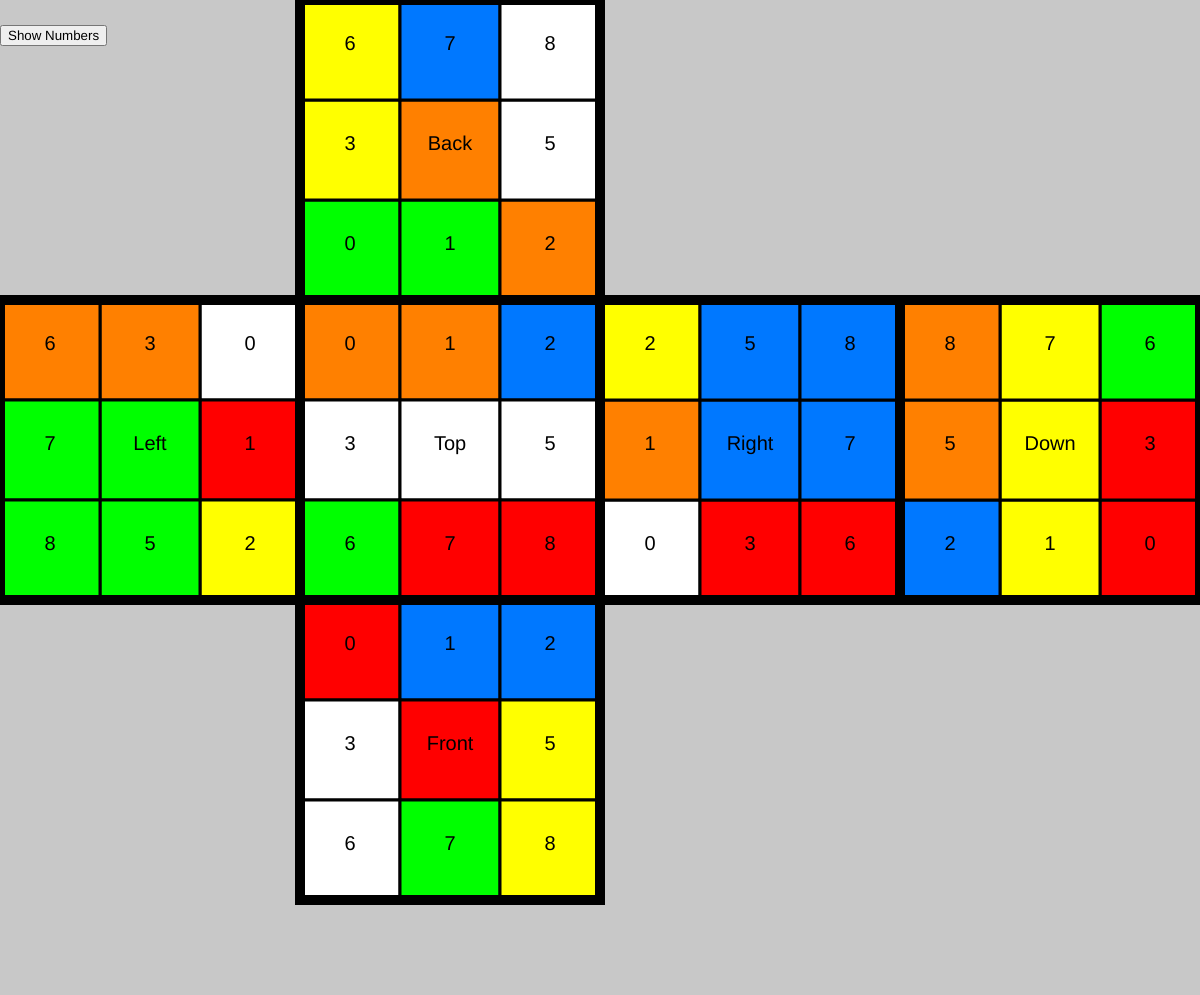
Frame 1 (no input)
Frame 60 (no input): identical to frame 1, image omitted
Frame 120 (the mouse pressed at the canvas centre since frame 60): identical to frame 1, image omitted

The p5.js sketch that drew this single still picture (run headless with seeded random() and noise() and a simulated clock; from frame 60 on, the mouse is pressed at the canvas centre):

// p5.js sketch
// ── sketch.js
var sqrWidth;
squares = [];
var csvData = [2,3,3,0,2,1,0,5,1,4,4,3,0,0,0,5,2,2,5,5,4,1,4,0,1,3,0,2,1,3,2,1,4,5,1,4,0,4,1,2,3,3,2,3,3,0,2,1,4,5,5,4,5,5];
var red;
var showNumbers = true;

class Square{
	constructor(width,x,y,col){
		this.width = width;
		this.x = x;
		this.y = y;
		this.col = col;
		this.num;
	}
	
	show(){
		rectMode(CORNER);
		fill(this.col);
		noStroke();
		if(this.num >= 0){stroke(0);}
		rect(this.x,this.y,this.width,this.width);
		textSize(20);
		if(showNumbers == true && this.num >= 0){
			textAlign(CENTER);
			fill(0);
			noStroke();
			if (this.num == 4){
				if(this.col == orange){
					text("Back" , this.x + (this.width/2), this.y + (this.width/2));
				}
				if(this.col == red){
					text("Front" , this.x + (this.width/2), this.y + (this.width/2));
				}
				if(this.col == yellow){
					text("Down" , this.x + (this.width/2), this.y + (this.width/2));
				}
				if(this.col == blue){
					text("Right" , this.x + (this.width/2), this.y + (this.width/2));
				}
				if(this.col == white){
					text("Top" , this.x + (this.width/2), this.y + (this.width/2));
				}
				if(this.col == green){
					text("Left" , this.x + (this.width/2), this.y + (this.width/2));
				}
			}else{
				text(this.num + "" , this.x + (this.width/2), this.y + (this.width/2));
			}
		}
	}
	
	change(newCol,num){
		this.num = num;
		this.col = color(newCol);
		stroke(0);
		strokeWeight(3);
		this.show();
		noStroke();
		
	}
}

function setup() {
	/*
	var button = createButton("Add CSV Data");
	button.mousePressed(function(){var data = prompt(); csvData = data; console.log(data);makeSquares();});
	button.position(0,0);
	*/
	var button = createButton("Show Numbers");
	button.mouseClicked(function(){if(showNumbers == false){showNumbers = true}else{showNumbers = false}makeSquares();});
	button.position(0,25);
	
	
	createCanvas(windowWidth,windowHeight-5);
	background(255);
	noStroke();
	frameRate(60);
	
	red = color(255,0,0);
	yellow = color(255,255,0);
	green = color(0,255,0);
	blue = color(0,120,255);
	orange = color(255,128,0);
	white = color(255);
	makeSquares();
	
	
	
	
}

function makeSquares(){
	//finds maximum square width;
	var maxWidthX = windowWidth/12;
	var maxWidthY = windowHeight/9;
	if(maxWidthX <= maxWidthY){sqrWidth = maxWidthX}else{sqrWidth = maxWidthY}
	
	var squaresX = int(windowWidth/sqrWidth);
	var squaresY = int(windowHeight/sqrWidth);
	for(var i = 0; i<squaresX; i++){
		squares[i] = [];
		for(var j = 0; j<squaresY; j++){
			squares[i][j] = new Square(sqrWidth, i*sqrWidth, j*sqrWidth, 200);
			squares[i][j].show();
		}
	}
	
	
	//front
	newSquare(3,6,0,0);
	newSquare(4,6,1,1);
	newSquare(5,6,2,2);
	newSquare(3,7,3,3);
	newSquare(4,7,4,4);
	newSquare(5,7,5,5);
	newSquare(3,8,6,6);
	newSquare(4,8,7,7);
	newSquare(5,8,8,8);
	
	//top
	newSquare(3,3,9,0);
	newSquare(4,3,10,1);
	newSquare(5,3,11,2);
	newSquare(3,4,12,3);
	newSquare(4,4,13,4);
	newSquare(5,4,14,5);
	newSquare(3,5,15,6);
	newSquare(4,5,16,7);
	newSquare(5,5,17,8);
	
	//back
	newSquare(3,2,18,0);
	newSquare(4,2,19,1);
	newSquare(5,2,20,2);
	newSquare(3,1,21,3);
	newSquare(4,1,22,4);
	newSquare(5,1,23,5);
	newSquare(3,0,24,6);
	newSquare(4,0,25,7);
	newSquare(5,0,26,8);
	
	//bottom
	newSquare(11,5,27,0);
	newSquare(10,5,28,1);
	newSquare(9,5,29,2);
	newSquare(11,4,30,3);
	newSquare(10,4,31,4);
	newSquare(9,4,32,5);
	newSquare(11,3,33,6);
	newSquare(10,3,34,7);
	newSquare(9,3,35,8);
	
	//right
	newSquare(6,5,36,0);
	newSquare(6,4,37,1);
	newSquare(6,3,38,2);
	newSquare(7,5,39,3);
	newSquare(7,4,40,4);
	newSquare(7,3,41,5);
	newSquare(8,5,42,6);
	newSquare(8,4,43,7);
	newSquare(8,3,44,8);
	
	//left
	newSquare(2,3,45,0);
	newSquare(2,4,46,1);
	newSquare(2,5,47,2);
	newSquare(1,3,48,3);
	newSquare(1,4,49,4);
	newSquare(1,5,50,5);
	newSquare(0,3,51,6);
	newSquare(0,4,52,7);
	newSquare(0,5,53,8);
	
	
	
	noFill();
	stroke(0);
	strokeWeight(10);
	rect(sqrWidth*3,0,sqrWidth*3,sqrWidth*9);
	rect(0,sqrWidth*3,sqrWidth*12,sqrWidth*3);
	rect(0,sqrWidth*3,sqrWidth*9,sqrWidth*3);
	
	
}

function newSquare(x,y,arrPos,num){
	if(csvData[arrPos] == 0){col = white}
	if(csvData[arrPos] == 1){col = yellow}
	if(csvData[arrPos] == 2){col = red}
	if(csvData[arrPos] == 3){col = blue}
	if(csvData[arrPos] == 4){col = orange}
	if(csvData[arrPos] == 5){col = green}
	squares[x][y].change(col,num);
}

function draw() {
}	
